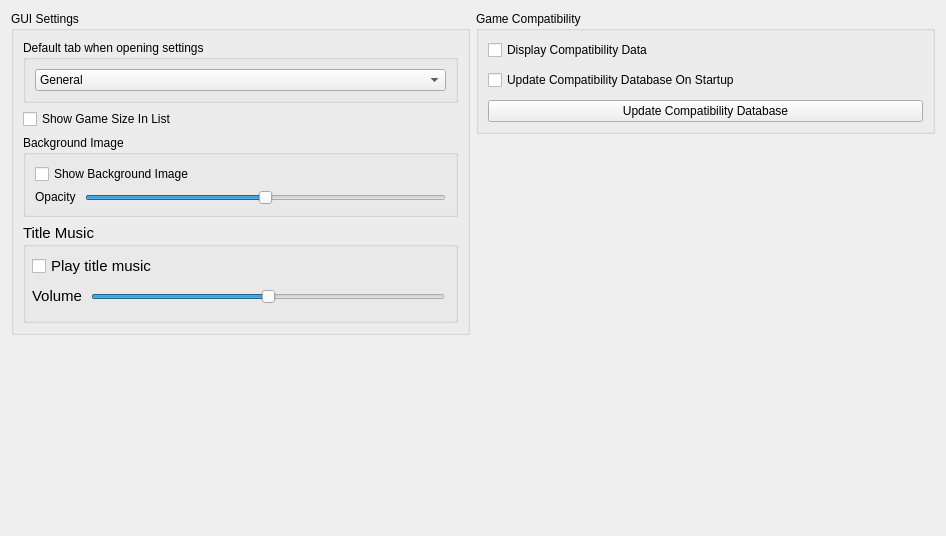
      <widget class="QWidget" name="guiTabContents">
       <property name="geometry">
        <rect>
         <x>0</x>
         <y>0</y>
         <width>946</width>
         <height>536</height>
        </rect>
       </property>
       <layout class="QVBoxLayout" name="guiTabVLayout" stretch="0">
        <item>
         <layout class="QHBoxLayout" name="horizontalLayout_1">
          <property name="leftMargin">
           <number>0</number>
          </property>
          <property name="topMargin">
           <number>0</number>
          </property>
          <item>
           <layout class="QVBoxLayout" name="GUITabLayoutMiddle" stretch="0,0">
            <property name="bottomMargin">
             <number>0</number>
            </property>
            <item>
             <widget class="QGroupBox" name="GUIgroupBox">
              <property name="sizePolicy">
               <sizepolicy hsizetype="Preferred" vsizetype="Maximum">
                <horstretch>0</horstretch>
                <verstretch>0</verstretch>
               </sizepolicy>
              </property>
              <property name="minimumSize">
               <size>
                <width>0</width>
                <height>0</height>
               </size>
              </property>
              <property name="title">
               <string>GUI Settings</string>
              </property>
              <layout class="QVBoxLayout" name="GUILayout">
               <property name="topMargin">
                <number>9</number>
               </property>
               <property name="bottomMargin">
                <number>9</number>
               </property>
               <item>
                <widget class="QGroupBox" name="chooseHomeTabGroupBox">
                 <property name="title">
                  <string>Default tab when opening settings</string>
                 </property>
                 <layout class="QVBoxLayout" name="tabSettingsLayout">
                  <item>
                   <widget class="QComboBox" name="chooseHomeTabComboBox">
                    <property name="sizePolicy">
                     <sizepolicy hsizetype="Preferred" vsizetype="Fixed">
                      <horstretch>0</horstretch>
                      <verstretch>0</verstretch>
                     </sizepolicy>
                    </property>
                    <item>
                     <property name="text">
                      <string>General</string>
                     </property>
                    </item>
                    <item>
                     <property name="text">
                      <string>GUI</string>
                     </property>
                    </item>
                    <item>
                     <property name="text">
                      <string>Graphics</string>
                     </property>
                    </item>
                    <item>
                     <property name="text">
                      <string>User</string>
                     </property>
                    </item>
                    <item>
                     <property name="text">
                      <string>Input</string>
                     </property>
                    </item>
                    <item>
                     <property name="text">
                      <string>Paths</string>
                     </property>
                    </item>
                    <item>
                     <property name="text">
                      <string>Debug</string>
                     </property>
                    </item>
                   </widget>
                  </item>
                 </layout>
                </widget>
               </item>
               <item>
                <widget class="QCheckBox" name="gameSizeCheckBox">
                 <property name="text">
                  <string>Show Game Size In List</string>
                 </property>
                </widget>
               </item>
               <item>
                <widget class="QGroupBox" name="GUIBackgroundImageGroupBox">
                 <property name="title">
                  <string>Background Image</string>
                 </property>
                 <property name="sizePolicy">
                  <sizepolicy hsizetype="Expanding" vsizetype="Minimum">
                   <horstretch>0</horstretch>
                   <verstretch>0</verstretch>
                  </sizepolicy>
                 </property>
                 <layout class="QVBoxLayout" name="backgroundImageVLayout">
                  <item>
                   <widget class="QCheckBox" name="showBackgroundImageCheckBox">
                    <property name="sizePolicy">
                     <sizepolicy hsizetype="Minimum" vsizetype="Fixed">
                      <horstretch>0</horstretch>
                      <verstretch>0</verstretch>
                     </sizepolicy>
                    </property>
                    <property name="text">
                     <string>Show Background Image</string>
                    </property>
                   </widget>
                  </item>
                  <item>
                   <layout class="QHBoxLayout" name="opacityLayout">
                    <property name="spacing">
                     <number>9</number>
                    </property>
                    <item>
                     <widget class="QLabel" name="backgroundImageOpacityLabel">
                      <property name="sizePolicy">
                       <sizepolicy hsizetype="Maximum" vsizetype="Fixed">
                        <horstretch>0</horstretch>
                        <verstretch>0</verstretch>
                       </sizepolicy>
                      </property>
                      <property name="text">
                       <string>Opacity</string>
                      </property>
                     </widget>
                    </item>
                    <item>
                     <widget class="QSlider" name="backgroundImageOpacitySlider">
                      <property name="sizePolicy">
                       <sizepolicy hsizetype="Expanding" vsizetype="Fixed">
                        <horstretch>0</horstretch>
                        <verstretch>0</verstretch>
                       </sizepolicy>
                      </property>
                      <property name="minimum">
                       <number>0</number>
                      </property>
                      <property name="maximum">
                       <number>100</number>
                      </property>
                      <property name="value">
                       <number>50</number>
                      </property>
                      <property name="orientation">
                       <enum>Qt::Orientation::Horizontal</enum>
                      </property>
                     </widget>
                    </item>
                   </layout>
                  </item>
                 </layout>
                </widget>
               </item>
               <item>
                <widget class="QGroupBox" name="GUIMusicGroupBox">
                 <property name="sizePolicy">
                  <sizepolicy hsizetype="Expanding" vsizetype="Expanding">
                   <horstretch>0</horstretch>
                   <verstretch>0</verstretch>
                  </sizepolicy>
                 </property>
                 <property name="minimumSize">
                  <size>
                   <width>0</width>
                   <height>100</height>
                  </size>
                 </property>
                 <property name="maximumSize">
                  <size>
                   <width>16777215</width>
                   <height>16777215</height>
                  </size>
                 </property>
                 <property name="font">
                  <font>
                   <pointsize>11</pointsize>
                   <bold>false</bold>
                   <kerning>true</kerning>
                  </font>
                 </property>
                 <property name="autoFillBackground">
                  <bool>false</bool>
                 </property>
                 <property name="title">
                  <string>Title Music</string>
                 </property>
                 <property name="flat">
                  <bool>false</bool>
                 </property>
                 <widget class="QCheckBox" name="playBGMCheckBox">
                  <property name="geometry">
                   <rect>
                    <x>9</x>
                    <y>30</y>
                    <width>416</width>
                    <height>26</height>
                   </rect>
                  </property>
                  <property name="sizePolicy">
                   <sizepolicy hsizetype="Minimum" vsizetype="Fixed">
                    <horstretch>0</horstretch>
                    <verstretch>0</verstretch>
                   </sizepolicy>
                  </property>
                  <property name="text">
                   <string>Play title music</string>
                  </property>
                 </widget>
                 <widget class="QWidget" name="horizontalLayoutWidget">
                  <property name="geometry">
                   <rect>
                    <x>0</x>
                    <y>50</y>
                    <width>431</width>
                    <height>47</height>
                   </rect>
                  </property>
                  <layout class="QHBoxLayout" name="horizontalLayout">
                   <property name="spacing">
                    <number>9</number>
                   </property>
                   <property name="leftMargin">
                    <number>9</number>
                   </property>
                   <property name="topMargin">
                    <number>9</number>
                   </property>
                   <property name="rightMargin">
                    <number>9</number>
                   </property>
                   <property name="bottomMargin">
                    <number>9</number>
                   </property>
                   <item>
                    <widget class="QLabel" name="label_Volume">
                     <property name="sizePolicy">
                      <sizepolicy hsizetype="Maximum" vsizetype="Fixed">
                       <horstretch>0</horstretch>
                       <verstretch>0</verstretch>
                      </sizepolicy>
                     </property>
                     <property name="maximumSize">
                      <size>
                       <width>16777215</width>
                       <height>16777215</height>
                      </size>
                     </property>
                     <property name="text">
                      <string>Volume</string>
                     </property>
                    </widget>
                   </item>
                   <item>
                    <widget class="QSlider" name="BGMVolumeSlider">
                     <property name="sizePolicy">
                      <sizepolicy hsizetype="Expanding" vsizetype="Preferred">
                       <horstretch>0</horstretch>
                       <verstretch>0</verstretch>
                      </sizepolicy>
                     </property>
                     <property name="toolTip">
                      <string>Set the volume of the background music.</string>
                     </property>
                     <property name="maximum">
                      <number>100</number>
                     </property>
                     <property name="singleStep">
                      <number>10</number>
                     </property>
                     <property name="pageStep">
                      <number>20</number>
                     </property>
                     <property name="value">
                      <number>50</number>
                     </property>
                     <property name="orientation">
                      <enum>Qt::Orientation::Horizontal</enum>
                     </property>
                     <property name="invertedAppearance">
                      <bool>false</bool>
                     </property>
                     <property name="invertedControls">
                      <bool>false</bool>
                     </property>
                     <property name="tickPosition">
                      <enum>QSlider::TickPosition::NoTicks</enum>
                     </property>
                     <property name="tickInterval">
                      <number>10</number>
                     </property>
                    </widget>
                   </item>
                  </layout>
                 </widget>
                </widget>
               </item>
              </layout>
             </widget>
            </item>
            <item>
             <spacer name="verticalSpacer_7">
              <property name="orientation">
               <enum>Qt::Orientation::Vertical</enum>
              </property>
              <property name="sizeHint" stdset="0">
               <size>
                <width>20</width>
                <height>40</height>
               </size>
              </property>
             </spacer>
            </item>
           </layout>
          </item>
          <item>
           <layout class="QVBoxLayout" name="CompatTabLayoutRight" stretch="0,0">
            <property name="spacing">
             <number>6</number>
            </property>
            <property name="bottomMargin">
             <number>0</number>
            </property>
            <item>
             <widget class="QGroupBox" name="CompatgroupBox">
              <property name="sizePolicy">
               <sizepolicy hsizetype="Preferred" vsizetype="Preferred">
                <horstretch>0</horstretch>
                <verstretch>0</verstretch>
               </sizepolicy>
              </property>
              <property name="minimumSize">
               <size>
                <width>0</width>
                <height>0</height>
               </size>
              </property>
              <property name="baseSize">
               <size>
                <width>0</width>
                <height>0</height>
               </size>
              </property>
              <property name="title">
               <string>Game Compatibility</string>
              </property>
              <layout class="QVBoxLayout" name="CompatLayout">
               <property name="spacing">
                <number>10</number>
               </property>
               <property name="topMargin">
                <number>9</number>
               </property>
               <property name="bottomMargin">
                <number>9</number>
               </property>
               <item>
                <widget class="QCheckBox" name="enableCompatibilityCheckBox">
                 <property name="text">
                  <string>Display Compatibility Data</string>
                 </property>
                </widget>
               </item>
               <item>
                <widget class="QCheckBox" name="checkCompatibilityOnStartupCheckBox">
                 <property name="text">
                  <string>Update Compatibility Database On Startup</string>
                 </property>
                </widget>
               </item>
               <item>
                <widget class="QPushButton" name="updateCompatibilityButton">
                 <property name="sizePolicy">
                  <sizepolicy hsizetype="MinimumExpanding" vsizetype="Fixed">
                   <horstretch>0</horstretch>
                   <verstretch>0</verstretch>
                  </sizepolicy>
                 </property>
                 <property name="minimumSize">
                  <size>
                   <width>0</width>
                   <height>0</height>
                  </size>
                 </property>
                 <property name="maximumSize">
                  <size>
                   <width>16777215</width>
                   <height>16777215</height>
                  </size>
                 </property>
                 <property name="text">
                  <string>Update Compatibility Database</string>
                 </property>
                </widget>
               </item>
              </layout>
             </widget>
            </item>
            <item>
             <spacer name="verticalSpacer_6">
              <property name="orientation">
               <enum>Qt::Orientation::Vertical</enum>
              </property>
              <property name="sizeHint" stdset="0">
               <size>
                <width>20</width>
                <height>40</height>
               </size>
              </property>
             </spacer>
            </item>
           </layout>
          </item>
         </layout>
        </item>
       </layout>
      </widget>
